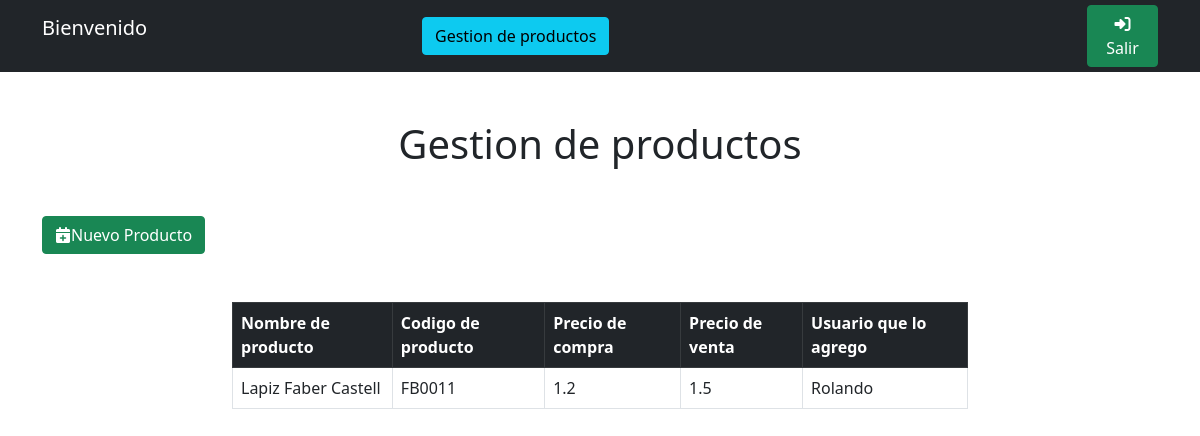
The page /gestionProductos on the database as committed earlier.
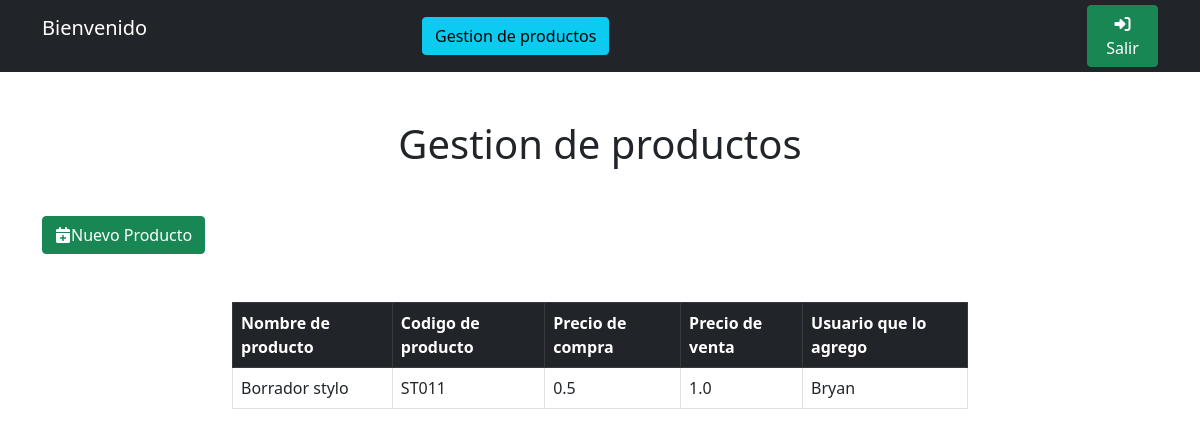
The same page on the database as committed later.
### gestion_tienda/models.py (models this page shows)
class Producto(models.Model):
    NombreProducto=models.CharField(default='NOMBREPRODUCTO',max_length=30)
    Codigo=models.CharField(default='CODIGO',max_length=30)
    PrecioCompra=models.FloatField(default=0.00)
    PrecioVenta=models.FloatField(default=0.00)
    Usuario=models.ForeignKey(User,on_delete=models.CASCADE)

class datosUsuario(models.Model):
    user = models.OneToOneField(User,on_delete=models.CASCADE)
    Nombre = models.CharField(default='NOMBRE',max_length=30)
    Apellido =models.CharField(default='APELLIDO',max_length=30)
    Email = models.EmailField()
    Username = models.CharField(default='USERNAME',max_length=30)
    Contrasena = models.CharField(default='PASSWORD',max_length=30)
    RolUsuario = models.CharField(default='ROL',max_length=512)
    NoCelular = models.CharField(default='999999999',max_length=11)
    FechaIngreso = models.DateField(default=date.today)

### gestion_tienda/views.py (the view)
# urls.py: path('gestionProductos',views.gestionProductos,name='gestionProductos'),
def gestionProductos(request):
    productosUsuario=Producto.objects.all()
    return render(request,'gestionProductos.html',{
        'productosUsuario': productosUsuario
    })

### gestion_tienda/templates/gestionProductos.html (shortened to what this page needs)
<!DOCTYPE html>
<html lang="en">
<head>
    <link rel="stylesheet" href="https://cdnjs.cloudflare.com/ajax/libs/font-awesome/6.4.0/css/all.min.css" />
    <link href="https://cdn.jsdelivr.net/npm/bootstrap@5.0.2/dist/css/bootstrap.min.css" rel="stylesheet">
</head>
<body>
    <div class="bg-dark">
        <div class="container">
            <div class="row justify-content-between align-items-center">
                <div class="col-4 mt-3 mb-3 text-white">
                    <div class="row">
                        <h5>Bienvenido {{ user.first_name }} {{ user.last_name }}</h5>
                    </div>
                    <div class="row">
                    </div>
                </div>
                <div class="col">
                    <a class="btn btn-info" href="{% url 'gestion_tienda:gestionProductos' %}">Gestion de productos</a>
                </div>
                <div class="col-1">
                    <a class="btn btn-success" href="{% url 'gestion_tienda:cerrarSesion' %}">
                       <i class="fa-solid fa-right-to-bracket"></i>Salir
                    </a>
                </div>
            </div>
        </div>
    </div>
    <div class="mt-5 text-center mb-3">
        <h1>Gestion de productos</h1>
    </div>
    <div class="container mt-5">
        <div class="row justify-content-between">
            <div class="col-2 text-start">
                <button class="btn btn-success" data-bs-toggle="modal" data-bs-target="#nuevoProducto"><i class="fa-solid fa-calendar-plus"></i>Nuevo Producto</button>
            </div>
        </div>
    </div>
    <div class="mt-5 container">
        <div class="row justify-content-center">
            <div class="col-8">
                <table class="table table-bordered">
                    <thead class="table-dark">
                        <th>Nombre de producto</th>
                        <th>Codigo de producto</th>
                        <th>Precio de compra</th>
                        <th>Precio de venta</th>
                        <th>Usuario que lo agrego</th>
                    </thead>
                    <tbody>
                        {% for producto in productosUsuario %}
                        <tr>
                            <td>{{ producto.NombreProducto }}</td>
                            <td>{{ producto.Codigo }}</td>
                            <td>{{ producto.PrecioCompra}}</td>
                            <td>{{ producto.PrecioVenta}}</td>
                            <td>{{ producto.Usuario.datosusuario.Nombre}}</td>
                        </tr>
                        {% endfor %}
                    </tbody>
                </table>
            </div>
        </div>
    </div>
</body>
</html>

Rows that differ between the two databases and show on the page:
removed Producto: NombreProducto "Lapiz Faber Castell", Codigo "FB0011", PrecioCompra "1.2", PrecioVenta "1.5", Usuario.datosusuario.Nombre "Rolando"
added Producto: NombreProducto "Borrador stylo", Codigo "ST011", PrecioCompra "0.5", PrecioVenta "1.0", Usuario.datosusuario.Nombre "Bryan"
